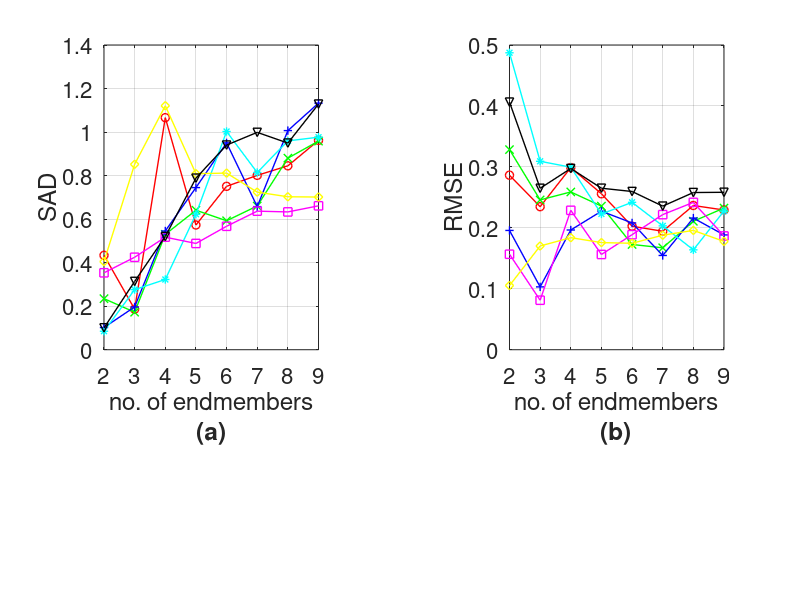

MATLAB code to generate this figure: (Note: this script raises an error after producing the figure.)
clear; close all;

restoredefaultpath;
addpath('D:\GRAD\EE408HSI\Algorithm\Experiment_endmembers');

figure('units','normalized','outerposition',[0 0 1 1]);
p=16;

%% SAD
load('endmembers_SAD_RMSE_KbNMF_fnorm.mat');
subplot(3,5,[1,2,6,7]); 
plot(SADall,'ro-','LineWidth',1); hold on;

load('endmembers_SAD_RMSE_KbNMF_div.mat');
plot(SADall,'gx-','LineWidth',1);

load('endmembers_SAD_RMSE_L_1_2_NMF.mat');
plot(SADall,'b+-','LineWidth',1);

load('endmembers_SAD_RMSE_SGSNMF.mat');
plot(SADall,'c*-','LineWidth',1);

load('endmembers_SAD_RMSE_Min_vol_NMF.mat');
plot(SADall,'ms-','LineWidth',1);

load('endmembers_SAD_RMSE_R_CoNMF.mat')
plot(SADall,'yd-','LineWidth',1);

load('endmembers_SAD_RMSE_GNMF.mat');
plot(SADall,'kv-','LineWidth',1);

grid on;
xticks([1:1:8]);
xticklabels(num2cell(krange));
xlabel({'no. of endmembers';'{\bf(a)}'}); ylabel('SAD','FontSize',p);
set(gca,'FontSize',p); xlim([1 8]);

%% RMSE

load('endmembers_SAD_RMSE_KbNMF_fnorm.mat');
subplot(3,5,[4,5,9,10]); 
plot(RMSEall,'ro-','LineWidth',1); hold on;

load('endmembers_SAD_RMSE_KbNMF_div.mat');
plot(RMSEall,'gx-','LineWidth',1);

load('endmembers_SAD_RMSE_L_1_2_NMF.mat');
plot(RMSEall,'b+-','LineWidth',1);

load('endmembers_SAD_RMSE_SGSNMF.mat');
plot(RMSEall,'c*-','LineWidth',1);

load('endmembers_SAD_RMSE_Min_vol_NMF.mat');
plot(RMSEall,'ms-','LineWidth',1);

load('endmembers_SAD_RMSE_R_CoNMF.mat')
plot(RMSEall,'yd-','LineWidth',1);

load('endmembers_SAD_RMSE_GNMF.mat');
plot(RMSEall,'kv-','LineWidth',1);

grid on;
xticks([1:1:8]);
xticklabels(num2cell(krange));
xlabel({'no. of endmembers';'{\bf(b)}'}); ylabel('RMSE','FontSize',p);
set(gca,'FontSize',p); xlim([1 8]);

legend('KbSNMF-fnorm','KbSNMF-div','{\itl_{1/2}}-NMF','SGSNMF','Min-vol NMF','R-CoNMF','GNMF','Location',[.5 0.67 0 0]);

%print('-r300','-depsc2', 'endmembers');
